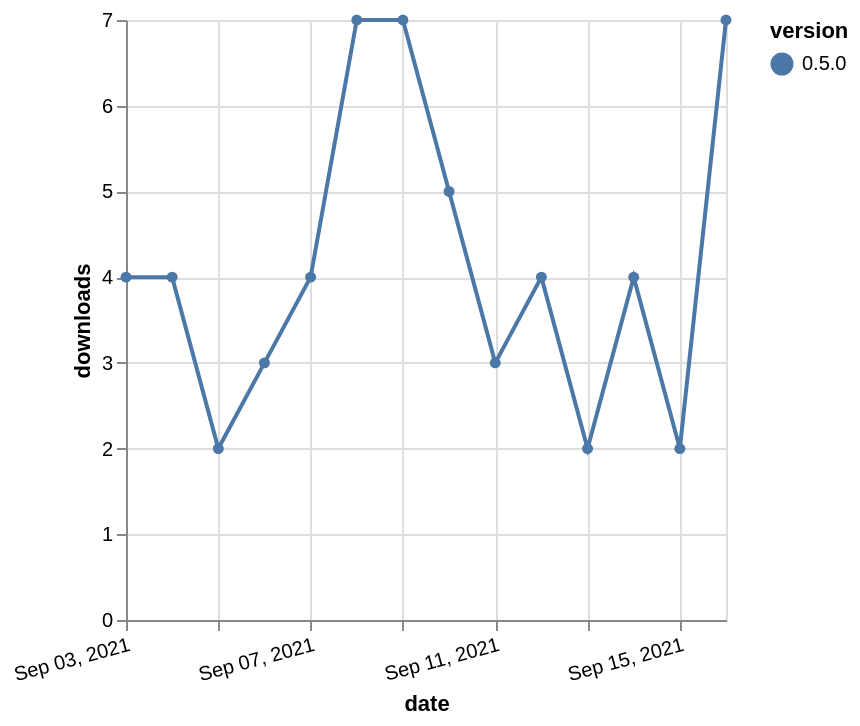

Describe this chart as a Vega-Lite specification.
### Vega-Lite specification from a JSON file in a GitHub repository (floating-point values rounded to 4 significant figures)
{"$schema": "https://vega.github.io/schema/vega-lite/v5.json", "description": "A simple bar chart with embedded data.", "data": {"values": [{"date": "2021-09-03", "total": 11231, "delta": 4, "version": "0.5.0"}, {"date": "2021-09-04", "total": 11235, "delta": 4, "version": "0.5.0"}, {"date": "2021-09-05", "total": 11237, "delta": 2, "version": "0.5.0"}, {"date": "2021-09-06", "total": 11240, "delta": 3, "version": "0.5.0"}, {"date": "2021-09-07", "total": 11244, "delta": 4, "version": "0.5.0"}, {"date": "2021-09-08", "total": 11251, "delta": 7, "version": "0.5.0"}, {"date": "2021-09-09", "total": 11258, "delta": 7, "version": "0.5.0"}, {"date": "2021-09-10", "total": 11263, "delta": 5, "version": "0.5.0"}, {"date": "2021-09-11", "total": 11266, "delta": 3, "version": "0.5.0"}, {"date": "2021-09-12", "total": 11270, "delta": 4, "version": "0.5.0"}, {"date": "2021-09-13", "total": 11272, "delta": 2, "version": "0.5.0"}, {"date": "2021-09-14", "total": 11276, "delta": 4, "version": "0.5.0"}, {"date": "2021-09-15", "total": 11278, "delta": 2, "version": "0.5.0"}, {"date": "2021-09-16", "total": 11285, "delta": 7, "version": "0.5.0"}]}, "width": "container", "mark": {"type": "line", "point": {"filled": true}}, "encoding": {"x": {"field": "date", "type": "temporal", "timeUnit": "yearmonthdate", "title": "date", "axis": {"labelAngle": -15}}, "y": {"field": "delta", "type": "quantitative", "title": "downloads"}, "color": {"field": "version", "type": "nominal"}, "tooltip": {"field": "delta"}}}
